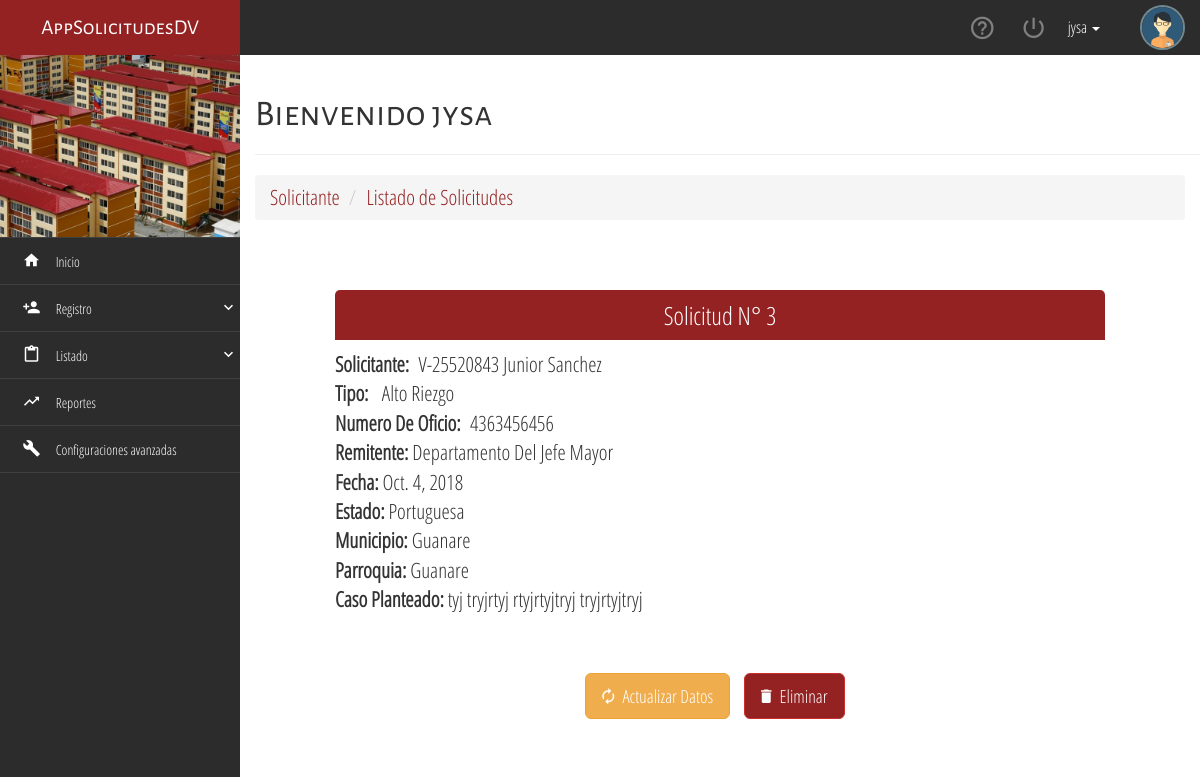
Page /solicitudes/3/detail/ (signed in) on the earlier database version.
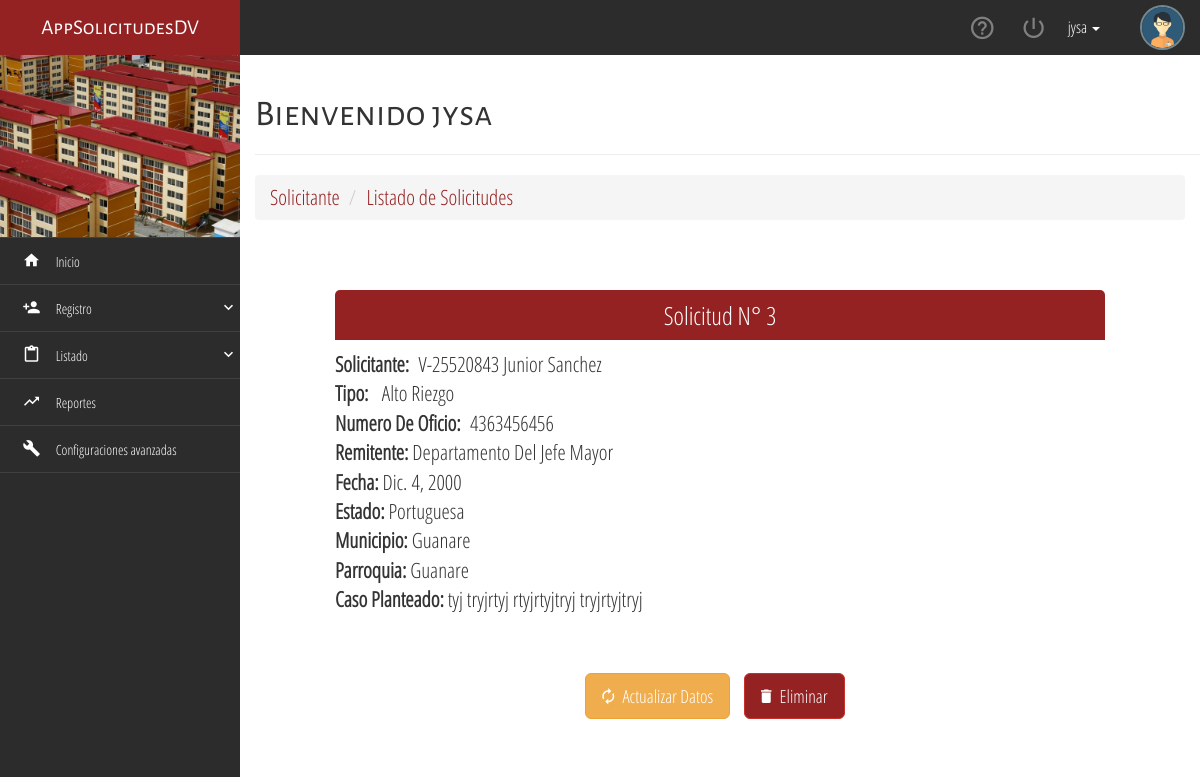
Same page on the later database version.
### solicitudes/models.py (models this page shows, shortened)
class Solicitud(models.Model):
	numero_de_oficio = models.CharField(max_length=200)
	remitente = models.ForeignKey(Departamento, on_delete=models.CASCADE)
	fecha = models.DateField()
	estado = models.ForeignKey(Estado, on_delete=models.CASCADE)
	municipio = models.ForeignKey(Municipio, on_delete=models.CASCADE)
	parroquia = models.ForeignKey(Parroquia, on_delete=models.CASCADE)
	caso_planteado = models.CharField(max_length=200)
	tipo = (
		('1', 'Personal'),
		('2', 'Alto Riezgo'),
		('3', 'Salud'),
		('4', 'Institucional')
	)
	tipo_solicitud = models.CharField(max_length=200, choices=tipo)
	solicitante = models.ForeignKey(Usuario, on_delete=models.CASCADE,)

### usuario/models.py (models this page shows, shortened)
class Usuario(AbstractBaseUser, PermissionsMixin):
    username = models.CharField(_('username'),
                                max_length=40, null=False, unique=True)
    tipo_cedula = models.CharField(
        max_length=1, choices=(('V', 'V'), ('E', 'E')))
    cedula = models.CharField(unique=True, blank=True, null=True, max_length=8)
    nombre = models.CharField(max_length=60)
    apellido = models.CharField(max_length=60)
    telefono = models.CharField(blank=True, null=True, max_length=11)
    fecha_nacimiento = models.DateField(null=True, blank=True)
    correo = models.EmailField(blank=True, null=True)
    direccion = models.CharField(max_length=9999, blank=True, null=True)
    is_solicitante = models.BooleanField(default=False)
    is_trabajador = models.BooleanField(default=False)
    is_active = models.BooleanField(_('active'), default=True)
    is_staff = models.BooleanField(_('staff status'), default=False)
    is_superuser = models.BooleanField(_('superuser status'), default=False)
    date_joined = models.DateTimeField(_('date joined'), default=timezone.now)
    created_at = models.DateTimeField(auto_now_add=True)
    updated_at = models.DateTimeField(auto_now=True)
    objects = UsuarioManager()
    USERNAME_FIELD = 'username'
    def get_full_name(self):
        return '{} {}'.format(self.nombre, self.apellido)
    def ci(self):
        return '{}-{}'.format(self.tipo_cedula, self.cedula)

### departamento/models.py (models this page shows)
class Departamento(models.Model):
    nombre = models.CharField(max_length=300)
    def __str__(self):
        return self.nombre

### sector_zona/models.py (models this page shows)
class Estado(models.Model):
    nombre = models.CharField(max_length=300)
    def __str__(self):
        return self.nombre

class Municipio(models.Model):
    nombre = models.CharField(max_length=1000)
    estado = models.ForeignKey(Estado, on_delete=models.CASCADE)
    def __str__(self):
        return self.nombre

class Parroquia(models.Model):
    nombre = models.CharField(max_length=1000)
    municipio = models.ForeignKey(Municipio, on_delete=models.CASCADE)
    def __str__(self):
        return self.nombre

### solicitudes/views.py (the view)
class SolicitudDetailView(LoginRequiredMixin, DetailView):
    model = models.Solicitud

### templates/solicitudes/solicitud_detail.html
{% extends "base.html" %}
{% load static %}
{% block title_page %}Bienvenido {{user.username}}{% endblock %}
{% block context %}
<div class="container-fluid">
        <div class="row">
            <div class="col-xs-12 lead">
                <ol class="breadcrumb">
                    <li class="active">Solicitante</li>
                    <li><a href="{% url 'solicitudes:list' %}">Listado de Solicitudes</a></li>
                </ol>
            </div>
        </div>
    </div>
<div class="container-fluid" style="margin: 50px 0;">
    <div class="row">
        <div class="col-xs-12 col-sm-12 col-md-10 col-md-offset-1 text-justify lead">
            <div class="title-flat-form" style="margin-bottom: 10px;">Solicitud N° {{ object.pk }}</div>
            <span><b>Solicitante:</b> &nbsp;{{ object.solicitante.ci }} {{ object.solicitante.get_full_name }}</span>
            <br>
            <span>
                <b>Tipo:</b> &nbsp;
                {% if object.tipo_solicitud == "1" %} Personal
                {% elif object.tipo_solicitud == "2" %} Alto Riezgo
                {% elif object.tipo_solicitud == "3" %} Salud
                {% elif object.tipo_solicitud == "4" %} Institucional
                {% else %} Tas Haciendo Algo Mal
                {% endif %}
            </span>
            <br>
            <span><b>Numero De Oficio:</b> &nbsp;{{ object.numero_de_oficio }}</span>
            <br>
            <span><b>Remitente: </b> {{ object.remitente }}</span>
            <br>
            <span><b>Fecha: </b> {{ object.fecha }}</span>
            <br>
            <span><b>Estado: </b> {{ object.estado }}</span>
            <br>
            <span><b>Municipio: </b> {{ object.municipio }}</span>
            <br>
            <span><b>Parroquia: </b> {{ object.parroquia }}</span>
            <br>
            <span><b>Caso Planteado: </b> {{ object.caso_planteado }}</span>
            <br><br><br>
            <p class="text-center">
                <a href="{% url 'solicitudes:update' object.pk %}" class="btn btn-warning btn-lg tooltips-general"
                    style="margin-right: 10px;" data-toggle="tooltip" data-placement="left" title="Actualizar la Solicitud">
                    <i class="zmdi zmdi-refresh"></i>
                    &nbsp;Actualizar Datos
                </a>
                <a href="" class="btn btn-danger btn-lg tooltips-general" style="margin-right: 10px;"
                    data-toggle="tooltip" data-placement="left" title="Eliminar Solicitud">
                    <i class="zmdi zmdi-delete"></i>
                    &nbsp;Eliminar
                </a>
            </p>
        </div>
    </div>
</div>
{% endblock %}

Differences in the rows shown:
changed Solicitud "tyj tryjrtyj rtyjrtyjtryj tryjrtyjtryj": fecha "Oct. 4, 2018" → "Dic. 4, 2000"
